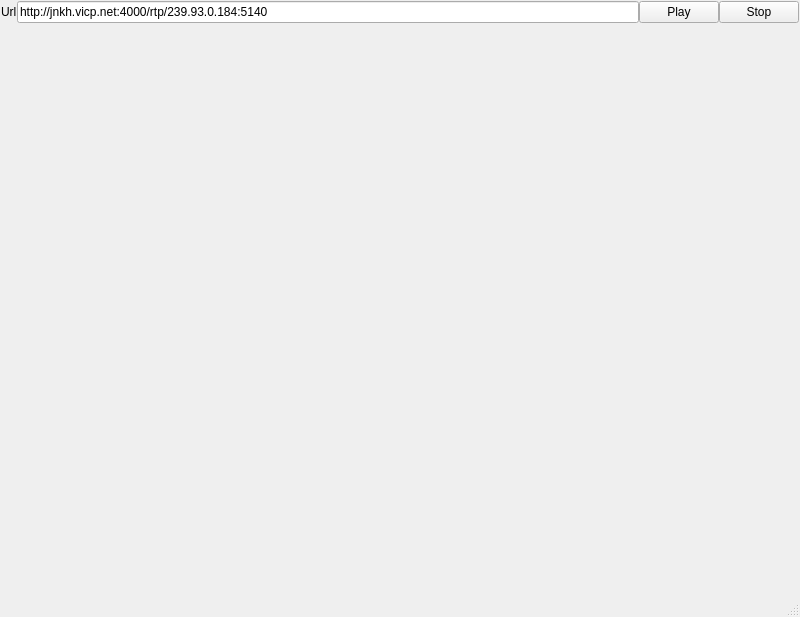
<?xml version="1.0" encoding="UTF-8"?>
<ui version="4.0">
 <class>MainWindow</class>
 <widget class="QMainWindow" name="MainWindow">
  <property name="geometry">
   <rect>
    <x>0</x>
    <y>0</y>
    <width>800</width>
    <height>617</height>
   </rect>
  </property>
  <property name="windowTitle">
   <string>MainWindow</string>
  </property>
  <widget class="QWidget" name="centralwidget">
   <layout class="QGridLayout" name="layoutGWidget">
    <property name="leftMargin">
     <number>1</number>
    </property>
    <property name="topMargin">
     <number>1</number>
    </property>
    <property name="rightMargin">
     <number>1</number>
    </property>
    <property name="bottomMargin">
     <number>1</number>
    </property>
    <property name="spacing">
     <number>0</number>
    </property>
    <item row="0" column="2">
     <widget class="QPushButton" name="btnPlay">
      <property name="text">
       <string>Play</string>
      </property>
     </widget>
    </item>
    <item row="0" column="0">
     <widget class="QLabel" name="labelUrl">
      <property name="text">
       <string>Url</string>
      </property>
     </widget>
    </item>
    <item row="1" column="0" colspan="4">
     <widget class="FFmpegWidget" name="wgtPlayer" native="true"/>
    </item>
    <item row="0" column="3">
     <widget class="QPushButton" name="btnStop">
      <property name="text">
       <string>Stop</string>
      </property>
     </widget>
    </item>
    <item row="0" column="1">
     <widget class="QLineEdit" name="lineUrl">
      <property name="text">
       <string>http://jnkh.vicp.net:4000/rtp/239.93.0.184:5140</string>
      </property>
     </widget>
    </item>
   </layout>
  </widget>
  <widget class="QStatusBar" name="statusbar"/>
 </widget>
 <customwidgets>
  <customwidget>
   <class>FFmpegWidget</class>
   <extends>QWidget</extends>
   <header>ffmpegvideo.h</header>
   <container>1</container>
  </customwidget>
 </customwidgets>
 <resources/>
 <connections/>
</ui>
